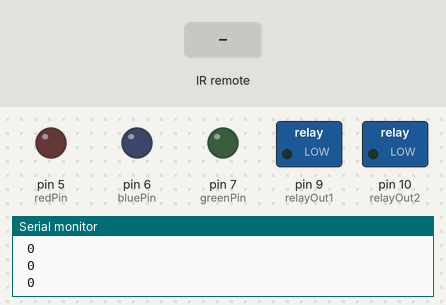
Bench run of a sketch on a simulated Arduino Uno, built with avr-gcc and run on an emulated ATmega328P. Parts: switched loads named in the sketch (green lamp = pin HIGH), output pins drawn as LEDs (lit = HIGH), the last lines printed to the serial monitor. The test bench sets the inputs (shaded band).

Above: at 1.2 s.
1.3 s: infrared code 0x4B995E59 received
At 2.4 s:
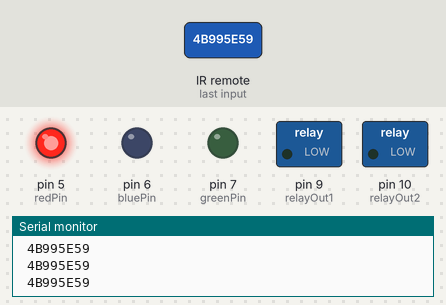
2.8 s: infrared code 0xEF4EDF53 received
At 3.9 s:
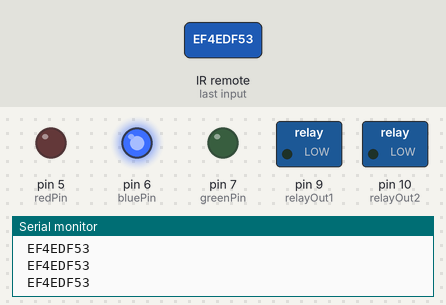
4.3 s: infrared code 0xF04EE0E6 received
At 5.3 s:
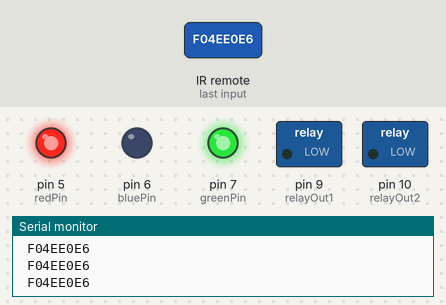
5.8 s: infrared code 0x5F564B6A received
At 6.7 s:
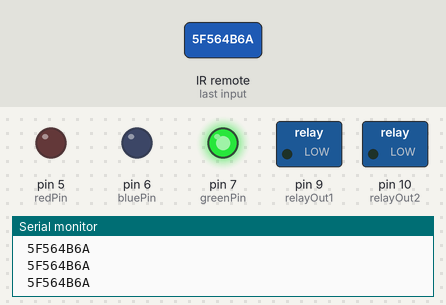
Timing chart, 0 to 8.3 s (numbered marks = the images above; inputs shaded):
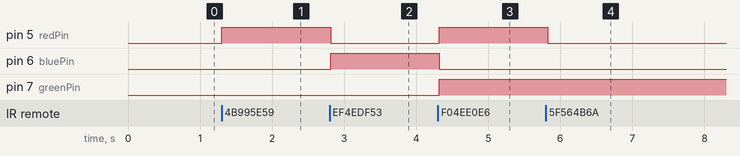

The sketch:

IRSensor.ino
```cpp
#include <IRremote.h>
int RECV_PIN = 8;
IRrecv irrecv(RECV_PIN);
decode_results results;
int redPin = 5;
int bluePin = 6;
int greenPin = 7;
int relayOut1 = 9;
int relayOut2 = 10;
int buttonState1 ;
int buttonState2 ;

void setup()
{
  Serial.begin(9600);
  irrecv.enableIRIn();
  pinMode(redPin, OUTPUT);
  pinMode(greenPin, OUTPUT);
  pinMode(bluePin, OUTPUT);
  pinMode( relayOut1, OUTPUT);
  pinMode( relayOut2, OUTPUT);
  buttonState1 = HIGH;
  buttonState2 = HIGH;
}

void loop() {
  buttonState1 = digitalRead(relayOut1);
  buttonState2 = digitalRead(relayOut2);
  if (irrecv.decode(&results)) {

     if (results.value == 0x810) {
        digitalWrite(relayOut1, LOW);
        }
    if (results.value == 0x811) {
        digitalWrite(relayOut1, HIGH);
        }
    if (results.value == 0x820) {
        digitalWrite(relayOut2, LOW);
        }
    if (results.value == 0x821) {
        digitalWrite(relayOut2, HIGH);
        }

    if (results.value == 0x4B995E59) {
      setColor(255, 0, 0);
      delay(100);
      }
    if (results.value == 0xEF4EDF53) {
       setColor(0, 255, 0);
      delay(100);
      }
    if (results.value == 0xF04EE0E6) {
      setColor(255, 0, 255);
      delay(100);
      }
    if (results.value == 0x5F564B6A) {
      setColor(0, 0, 255);
      delay(100);
      }
     if (results.value == 0x1639AB6E) {
      setColor(0, 0, 0);
      delay(100);
      }

    irrecv.resume();
  }

  Serial.print(" ");
  Serial.println(results.value, HEX);
  delay(100);

}

void setColor(int red, int blue, int green)
{
  analogWrite(redPin, red);
  analogWrite(greenPin, green);
  analogWrite(bluePin, blue);
}
```

Measured:
- after the input at 1.3 s, pin 5 (redPin): LOW → HIGH at once
- after the input at 2.8 s, pin 5 (redPin): HIGH → LOW at once; pin 6 (bluePin): LOW → HIGH at once
- after the input at 4.3 s, pin 5 (redPin), pin 7 (greenPin): LOW → HIGH at once; pin 6 (bluePin): HIGH → LOW at once
- after the input at 5.8 s, pin 5 (redPin): HIGH → LOW at once
